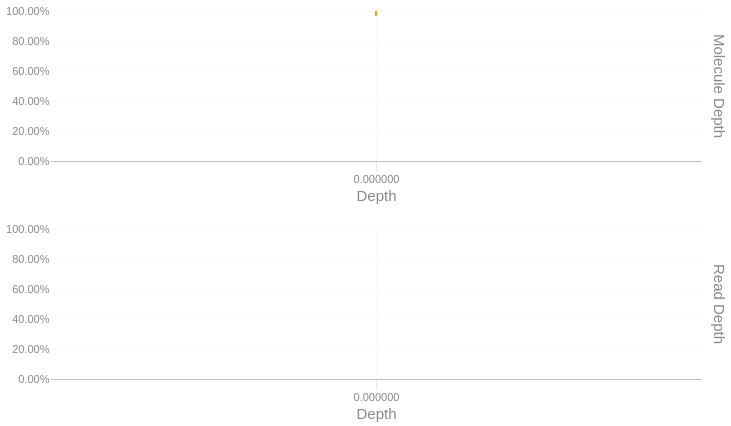

Notebook code for this chart:
### Code cell
readdep = depth_hist(tb['Read Depth'], q99, 3)
readdep = readdep.with_columns(pl.lit('Read Depth').alias('Metric'))
if not SKIPLR:
    moldep = depth_hist(tb['Molecule Depth'], mol_q99, 1)
    moldep = moldep.with_columns(pl.lit('Molecule Depth').alias('Metric'))
    _hist = pl.concat([readdep, moldep])
    _hist = _hist.filter(pl.col('Proportion') != 0)
    with SafeRender(_hist):
        (
            alt.Chart(_hist)        
            .mark_area(interpolate = "basis")
            .encode(
                x=alt.X('Bin:Q').scale(domainMin=0).axis(alt.Axis(title='Depth')),
                y = alt.Y('Proportion:Q', title = None).axis(format = '.2%'),
                color = alt.Color('Metric:N').legend(None),
                row = alt.Row("Metric:N").header(title = None, labelOrient = 'right'),
                tooltip = [
                    alt.Tooltip("Metric:N", title = "Metric"),
                    alt.Tooltip('Interval:N', title = "Depth Interval"),
                    alt.Tooltip('Proportion:Q', title = "% Alignments").format('.2%')
                ]
            )
            .resolve_scale(x='independent', y='independent')
            .properties(
                height = 150, width = 650,
                usermeta={'embedOptions': {'downloadFileName': f'{samplename}.depth.hist'}}
            )
        ).display()
else:
    readdep = readdep.filter(pl.col('Proportion') != 0)
    with SafeRender(readdep):
        (
            alt.Chart(readdep)        
            .mark_area(interpolate = "basis")
            .encode(
                x=alt.X('Bin:Q').scale(domainMin=0).axis(alt.Axis(title='Depth')),
                y = alt.Y('Proportion:Q', title = None).axis(format = '.2%'),
                tooltip = [
                    alt.Tooltip('Interval:N', title = "Depth Interval"),
                    alt.Tooltip('Proportion:Q', title = "% Alignments").format('.2%')
                ]
            )
            .properties(
                usermeta={'embedOptions': {'downloadFileName': f'{samplename}.depth.hist'}}
            )
        ).display()

### Figure 1 — Vega-Lite specification as saved in the notebook (floating-point values rounded to 4 significant figures)
{"width": 650, "height": 150, "config": {"title": {"anchor": "start", "dy": -15, "fontSize": 18, "color": "#888888", "subtitleColor": "#888888", "subtitleFontSize": 14}, "arc": {"fill": "#0072B2"}, "axis": {"domainColor": "#888888", "domainWidth": 0.5, "gridWidth": 0.2, "grid": false, "titleFontWeight": 400, "titleFontSize": 15, "labelFontSize": 11, "labelColor": "#888888", "tickColor": "#888888", "tickWidth": 0.2, "titleColor": "#888888"}, "axisBand": {"grid": false}, "axisX": {"grid": true, "tickSize": 10, "domainCap": "round"}, "axisY": {"domain": false, "grid": true, "tickSize": 0, "domainCap": "round"}, "background": "transparent", "header": {"labelFontSize": 15, "labelColor": "#888888", "titleFontSize": 15, "titleFontWeight": 600, "titleColor": "#888888"}, "legend": {"labelFont": "sans-serif", "labelFontSize": 12, "labelColor": "#888888", "symbolSize": 100, "symbolType": "circle", "titleFontSize": 12, "titlePadding": 10, "titleColor": "#888888", "title": null}, "range": {"category": ["#E69F00", "#56B4E9", "#009E73", "#F0E442", "#0072B2", "#D55E00", "#CC79A7", "#000000"], "diverging": ["#cfe8f3", "#a2d4ec", "#73bfe2", "#46abdb", "#1696d2", "#12719e"]}, "area": {"fill": "#0072B2", "fillOpacity": 0.7, "line": true, "strokeOpacity": 0.7}, "line": {"color": "#0072B2", "stroke": "#0072B2", "strokeWidth": 2}, "trail": {"color": "#0072B2", "stroke": "#0072B2", "strokeWidth": 0, "size": 1}, "point": {"filled": true, "fillOpacity": 1.0, "size": 95}, "text": {"color": "#888888", "fontSize": 11, "align": "right", "fontWeight": 400, "size": 11}, "bar": {"fill": "#0072B2", "stroke": null}, "view": {"stroke": null, "continuousWidth": 660, "continuousHeight": 400}}, "data": {"name": "data-0fc0414a251435cc7ce98f7bdfd07ad0"}, "mark": {"type": "area", "interpolate": "basis"}, "encoding": {"color": {"field": "Metric", "legend": null, "type": "nominal"}, "row": {"field": "Metric", "header": {"title": null, "labelOrient": "right"}, "type": "nominal"}, "tooltip": [{"field": "Metric", "title": "Metric", "type": "nominal"}, {"field": "Interval", "title": "Depth Interval", "type": "nominal"}, {"field": "Proportion", "format": ".2%", "title": "% Alignments", "type": "quantitative"}], "x": {"axis": {"title": "Depth"}, "field": "Bin", "scale": {"domainMin": 0}, "type": "quantitative"}, "y": {"axis": {"format": ".2%"}, "field": "Proportion", "title": null, "type": "quantitative"}}, "resolve": {"scale": {"x": "independent", "y": "independent"}}, "usermeta": {"embedOptions": {"downloadFileName": "S5_StJohns_3461.depth.hist"}}, "$schema": "https://vega.github.io/schema/vega-lite/v6.1.0.json", "datasets": {"data-0fc0414a251435cc7ce98f7bdfd07ad0": [{"Bin": 0.0, "Interval": "0.0-0.033", "Proportion": 1.0, "Metric": "Read Depth"}, {"Bin": 0.0, "Interval": "0.0-0.0", "Proportion": 0.968, "Metric": "Molecule Depth"}, {"Bin": 0.0, "Interval": "0.0-0.01", "Proportion": 0.032, "Metric": "Molecule Depth"}]}}
